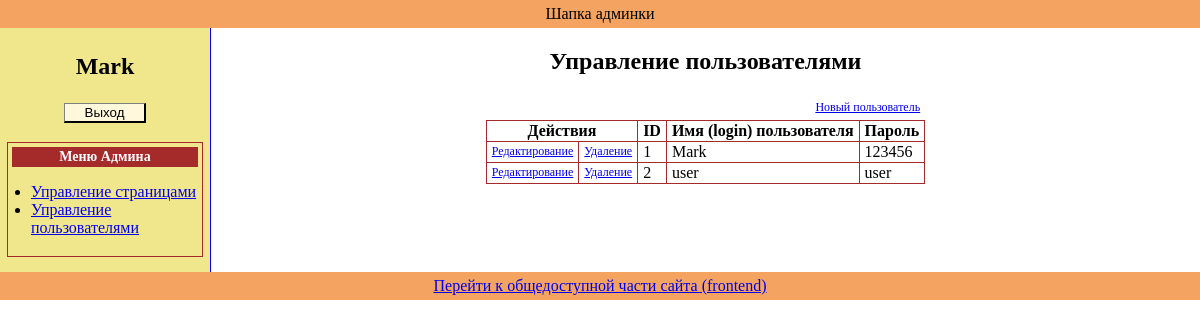
The app's page /admin/index.php?obj=users (signed in) with its own data.
### tables this page shows
CREATE TABLE IF NOT EXISTS `users` (
  `id` int(11) NOT NULL AUTO_INCREMENT,
  `name` varchar(50) NOT NULL,
  `pass` varchar(50) DEFAULT NULL,
  PRIMARY KEY (`id`)
);

### admin/classes/userClass.php (called while the page is built, shortened)
<?php
class userClass {
  private $pdo;
  private $table = 'users';
  function __construct($pdo) {
    if ($pdo) {
      $this->pdo = $pdo;
    } else {
      echo 'Не удалось установить соединение с серверм БД';
    }
  }
  public function selectAll($limit = 0, $offset = 0) {
    $q_res = $this->pdo->query('SELECT * FROM ' . $this->table . (($limit == 0) ? '' : ' LIMIT ' . $offset . ', ' . $limit));
    return $q_res->fetchAll(PDO::FETCH_ASSOC);
  }
}

### admin/blocks/users_manag.php (the view, shortened to what this page needs)
<?php
if ((isset($_GET['obj'])) & ($_GET['obj'] == 'users')) {
  $usersObj = new userClass($pdo);
  ?>
  <h2>Управление пользователями</h2>
  <table id="users_manag_tab" class="manag_tab">
    <caption>
      <a href="?obj=users&action=new">
        Новый пользователь
      </a>
    </caption>
    <tr>
      <th class="buts" colspan="2">Действия</th>
      <th class="id">ID</th>
      <th class="user_name">Имя (login) пользователя</th>
      <th class="user_pass">Пароль</th>
    </tr>
    <?php
    $users = $usersObj->selectAll();
    foreach ($users as $user) {
      ?>
      <tr>
        <td class="but_edit">
          <a href="?obj=users&action=edit&user_id=<?php echo $user['id']; ?>">
            Редактирование
          </a>
        </td>
        <td class="but_delete">
          <a href="?obj=users&action=delete&user_id=<?php echo $user['id']; ?>">
            Удаление
          </a>
        </td>
        <td class="id"><?php echo $user['id']; ?></td>
        <td class="user_name"><?php echo $user['name']; ?></td>
        <td class="user_pass"><?php echo $user['pass']; ?></td>
      </tr>
    <?php } ?>
  </table>
<?php } ?>

### css/screen.css (style rules this page uses)
body { font-family: verdana; text-align: center; margin: 0px; padding: 0px; }
.manag_tab { border-collapse: collapse; border-spacing: 0; margin: 5px auto; }
.manag_tab caption { text-align: right; padding: 5px; }
.manag_tab td, .manag_tab th { border: 1px solid brown; padding: 1px 5px; }
.manag_tab a { font-size: 12px; }

### records on screen
users: id "1", name "Mark", pass "123456"
users: id "2", name "user", pass "user"

### other values on screen
$_SESSION["name"] "Mark"
